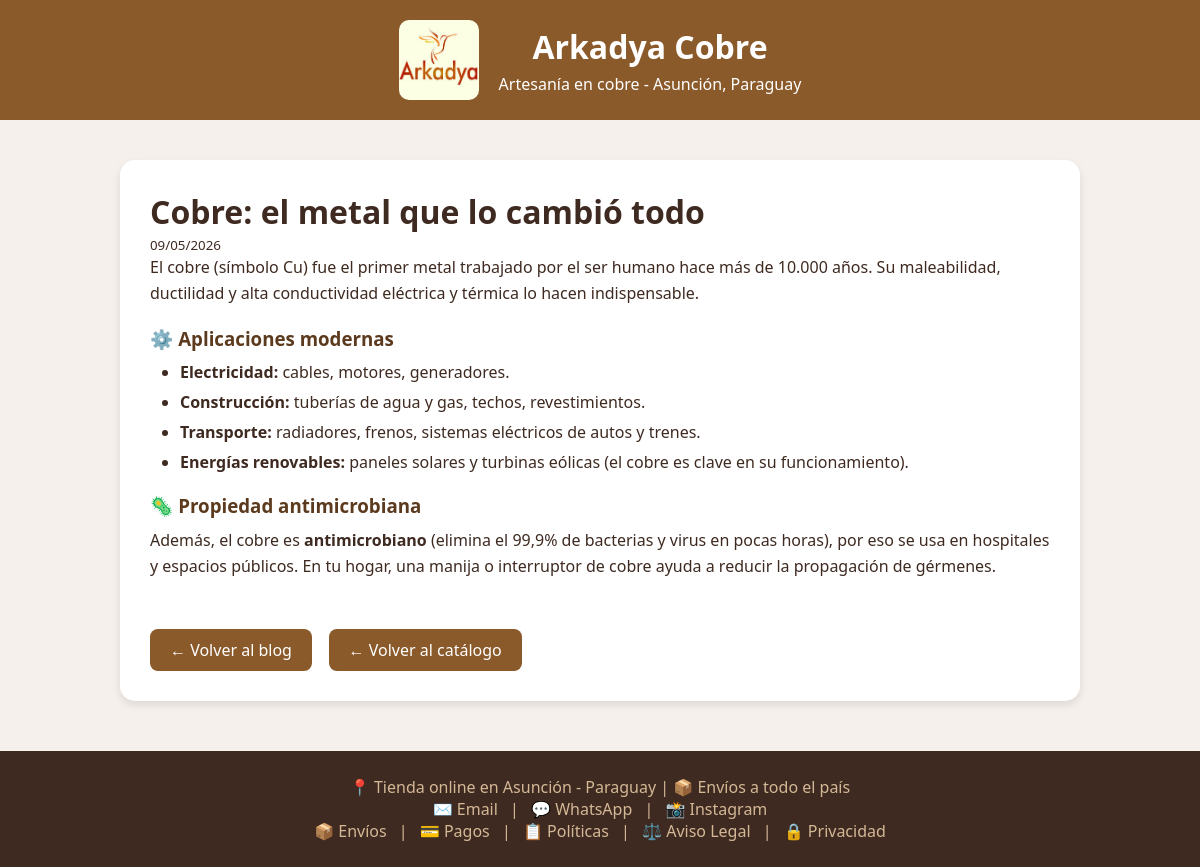
The page /blog/el-cobre-como-metal/ on the database its author committed.
### tienda/models.py (models this page shows, shortened)
class Articulo(models.Model):
    titulo = models.CharField(max_length=200)
    slug = models.SlugField(unique=True, blank=True)
    contenido = models.TextField()
    fecha_publicacion = models.DateTimeField(auto_now_add=True)
    imagen = models.ImageField(upload_to='blog/', blank=True, null=True, verbose_name="Imagen destacada")
    imagenes_extra = models.TextField(default='[]', blank=True, help_text='Lista de rutas en formato JSON (ej: ["/media/blog/img1.jpg", "/media/blog/img2.jpg"])')
    publicado = models.BooleanField(default=True, help_text="Mostrar en el blog")
    orden = models.IntegerField(default=0, help_text="Número para ordenar (menor primero)")

### tienda/views.py (the view)
# urls.py: path('blog/<slug:slug>/', detalle_articulo, name='detalle_articulo'),
def detalle_articulo(request, slug):
    articulo = get_object_or_404(Articulo, slug=slug, publicado=True)
    return render(request, 'detalle_articulo.html', {'articulo': articulo})

### tienda/templates/detalle_articulo.html (shortened to what this page needs)
{% extends "blog_base.html" %}
{% block content %}
<div class="container">
    <div class="card">
        <h1>{{ articulo.titulo }}</h1>
        <small>{{ articulo.fecha_publicacion|date:"d/m/Y" }}</small>
        <div class="contenido">{{ articulo.contenido|safe }}</div>
        <div style="margin-top: 30px;">
            <a href="/blog/" class="btn-volver">← Volver al blog</a>
            <a href="/" class="btn-volver">← Volver al catálogo</a>
        </div>
    </div>
</div>
{% endblock %}

### tienda/templates/blog_base.html (style rules this page uses)
* { margin: 0; padding: 0; box-sizing: border-box; }
body { font-family: 'Segoe UI', Arial, sans-serif; background: #f5f0eb; color: #3e2a21; }
.container { max-width: 900px; margin: 40px auto; padding: 0 20px; }
.card { background: white; border-radius: 15px; padding: 30px; margin-bottom: 30px; box-shadow: 0 4px 8px rgba(0,0,0,0.1); }
.card h3 { color: #5c3a1e; margin: 20px 0 10px; }
.card p { line-height: 1.6; margin-bottom: 15px; }
.card ul { margin-left: 30px; margin-bottom: 15px; }
.card li { margin-bottom: 8px; }
.btn-volver { display: inline-block; background: #8b5a2b; color: white; padding: 10px 20px; border-radius: 8px; text-decoration: none; margin-top: 20px; }
.container { max-width: 1000px; margin: 40px auto; padding: 0 20px; }

### rows shown on the page
Articulo: titulo "Cobre: el metal que lo cambió todo", fecha_publicacion "09/05/2026", contenido "El cobre (símbolo Cu) fue el primer metal trabajado por el ser humano hace más de 10.000 años. Su maleabilidad, ductilidad y alta conductividad eléctrica y térmica lo hacen indispensable. ⚙️ Aplicaciones modernas Electricidad: cables, motores, generadores. Construcción: tuberías de agua y gas, techos, revestimientos. Transporte: radiadores, frenos, sistemas eléctricos de autos y trenes. Energías renovables: paneles solares y turbinas eólicas (el cobre es clave en su funcionamiento). 🦠 Propiedad antimicrobiana Además, el cobre es antimicrobiano (elimina el 99,9% de bacterias y virus en pocas horas), por eso se usa en hospitales y espacios públicos. En tu hogar, una manija o interruptor de…"
